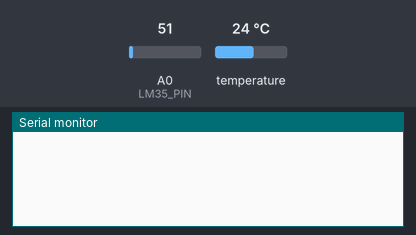
This sketch was run on a simulated Arduino Uno, built with avr-gcc and run on an emulated ATmega328P. Parts: the last lines printed to the serial monitor. The inputs (shaded band) are chosen by the test bench; at power-on: temperature 24 °C, A0 (LM35_PIN) = 51.

Above: at 1.2 s.
1.3 s: temperature set to 12 °C
At 2.7 s:
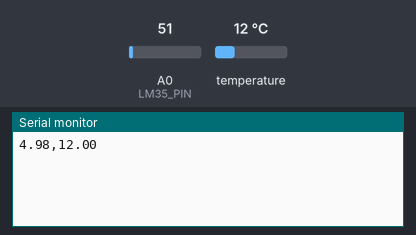
4.5 s: A0 (LM35_PIN) set to 61
At 4.9 s:
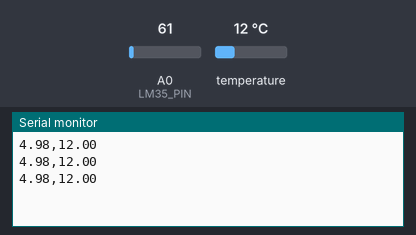
6.0 s: temperature set to 19 °C
At 6.6 s:
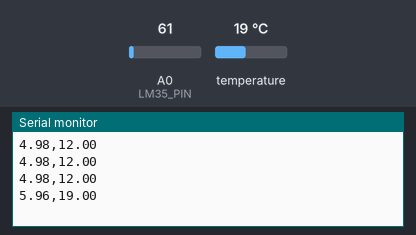
7.5 s: A0 (LM35_PIN) set to 71
At 8.3 s:
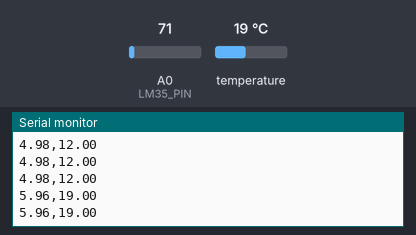
Timing chart, 0 to 10.0 s (numbered marks = the images above; inputs shaded):
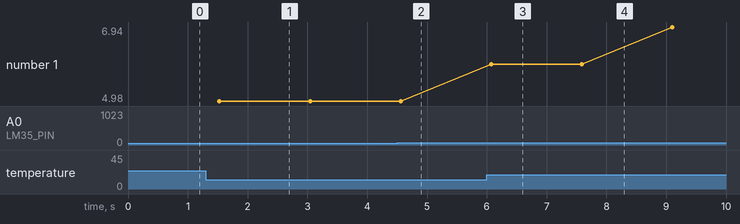

Measured:
- after the input at 1.3 s, the serial monitor: prints a new line after 0.23 s (image 1)
- after the input at 6.0 s, the serial monitor: prints a new line after 0.07 s (image 3)
- plotted number 1: 5.96 → 6.94 after the input at 7.5 s

The sketch:

Equipo6Practica5SyA.ino
```cpp
#include <OneWire.h>
#include <DallasTemperature.h>

#define ONE_WIRE_BUS 2
#define LM35_PIN A0

// Configurar la comunicación OneWire
OneWire oneWire(ONE_WIRE_BUS);

// Crear un objeto DallasTemperature
DallasTemperature sensors(&oneWire);

void setup() {
  Serial.begin(9600);
  sensors.begin();    // Iniciar el sensor
  sensors.setResolution(12); // Configurar resolución del DS18B20 (750 ms)
}

void loop() {

  unsigned long startTime = millis();
  unsigned long duration = 750; // 750 ms para igualar el tiempo del DS18B20
  int count = 0;
  float tempAnalogSum = 0;

  while (millis() - startTime < duration) {
    float tempAnalog = analogRead(LM35_PIN) * (1.0 / 1023.0) * 100.0; // Conversión a °C
    tempAnalogSum += tempAnalog;
    count++;
  }
  float temperaturaAnalog = tempAnalogSum / count;

  sensors.requestTemperatures(); // Solicitar datos al sensor
  // Leer y mostrar la temperatura en Celsius
  float temperaturaDig = sensors.getTempCByIndex(0);

  Serial.print(temperaturaAnalog);
  Serial.print(",");
  Serial.print(temperaturaDig);
  Serial.println();
}
```
